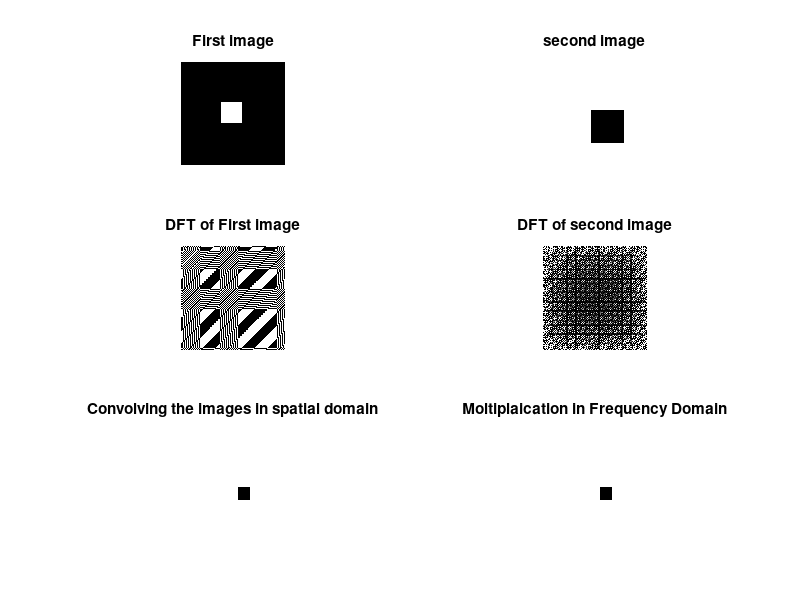

This figure's MATLAB source:
% program for convolutin property 2D DFT

clc
clear
clear all


% Genarating the first image

A = zeros(256);
[m, n] = size(A);

for i = 100:150
    for j = 100:150
        A(i, j) = 255;
    end
end

%imshow(A), title("First Imatge");


% Genarating second image

B = ones(256);
for i = 120:200
    for j = 120:200
        B(i, j) = 0;
    end
end

%figure, imshow(B), title("Second Image");


% Convolution 
C = conv2(A, B, 'same');

% Multiplication in frequency domain
A1 = fft2(A);
%figure, imshow(A1), title('DFT of First Image');


B1 = fft2(B);
%figure, imshow(B1), title('DFT of second image');

C1 = A1 .* B1;
D = fftshift(ifft2(C1));
% figure, imshow(C), title('convolving the image inspatial domain');
% figure, imshow (D), title('Multiplication in Frequency Domain');

subplot(3, 2, 1), imshow(A), title('First image')
subplot(3, 2, 2), imshow(B), title('second image')
subplot(3, 2, 3), imshow(A1), title('DFT of First image')
subplot(3, 2, 4), imshow(B1), title('DFT of second image')
subplot(3, 2, 5), imshow(C), title('Convolving the images in spatial domain')
subplot(3, 2, 6), imshow(D), title('Moltiplaication in Frequency Domain')


